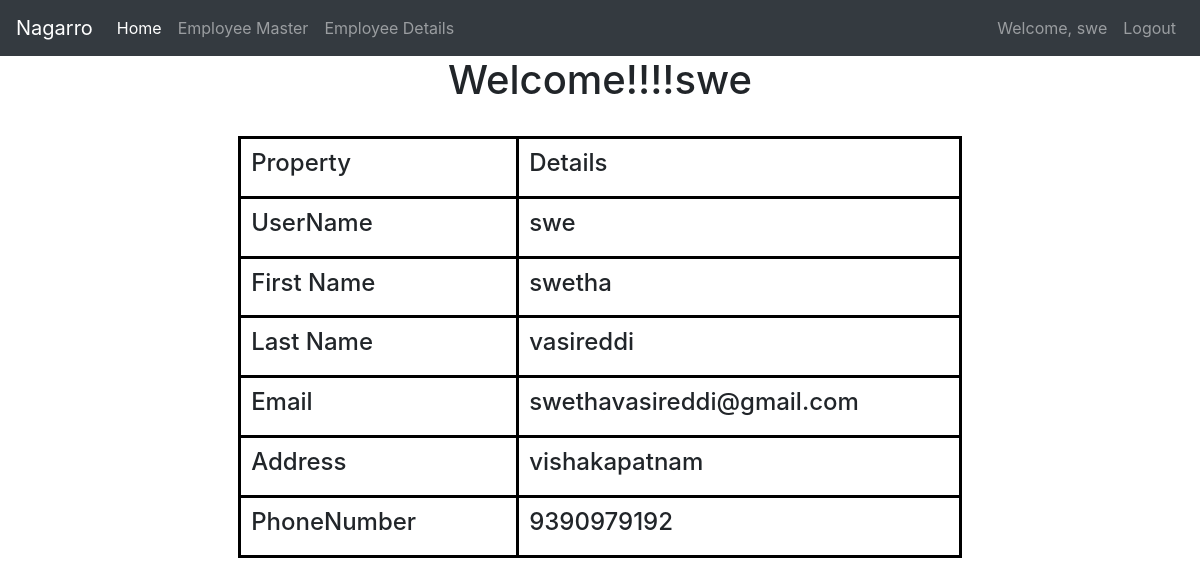
The page /employee (signed in) on the database its author committed.
### Employee/models.py (models this page shows, shortened)
class User(db.Model, UserMixin):
    __tablename__ = 'users'
    id = db.Column(db.Integer(), primary_key=True)
    username = db.Column(db.String(length=30), nullable=False, unique=True)
    FirstName = db.Column(db.String(length=30), nullable=False)
    LastName = db.Column(db.String(length=30), nullable=False)
    email_address = db.Column(db.String(length=50), nullable=False, unique=True)
    Address = db.Column(db.String(length=50), nullable=False)
    password_hash = db.Column(db.String(length=60), nullable=False)
    role = db.Column(db.String(80),nullable=False)
    PhoneNumber = db.Column(db.Integer(),nullable=False,unique=True)
    roles = db.relationship('Role', secondary='user_roles')
    @property
    def password(self):
        return self.password

### Employee/routes.py (the view)
@app.route('/employee')
@login_required
def employee_page():
    return render_template('details.html')

### Employee/models.py (called while the page is built)
@login_manager.user_loader
def load_user(user_id):
    return User.query.get(int(user_id))

### Employee/routes.py (called while the page is built)
@app.context_processor
def base():
    form=SearchForm
    return dict(form=form)

### Employee/templates/details.html (shortened to what this page needs)
{% extends 'base.html' %}
{% block content %}
<head>
</head>
       <body style="background-color:white" >
      <h1 >Welcome!!!!{{ current_user.username}}</h1><br>
      <table class ="center" style="width:60%;align:center">
          <tr>
              <td><h4>Property</h4></td>
              <td><h4>Details</h4></td></tr>
          <tr>
              <td><h4>UserName</h4></td>
              <td><h4>{{ current_user.username}}</h4></td></tr>
          <tr>
              <td><h4>First Name</h4></td>
              <td><h4>{{ current_user.FirstName}}</h4></td></tr>
          <tr>
              <td><h4>Last Name</h4></td>
              <td><h4>{{ current_user.LastName}}</h4></td></tr>
          <tr>
              <td><h4>Email</h4></td>
              <td><h4>{{ current_user.email_address}}</h4></td></tr>
          <tr>
              <td><h4>Address</h4></td>
              <td><h4>{{ current_user.Address}}</h4></td></tr>
          <tr>
              <td><h4>PhoneNumber</h4></td>
              <td><h4>{{ current_user.PhoneNumber}}</h4></td></tr>
      </table>
      </body>
{% endblock %}

### Employee/templates/base.html (shortened to what this page needs)
<!doctype html>
<html lang="en">
   <head>
      <link rel="stylesheet" href="https://cdn.jsdelivr.net/npm/bootstrap@4.5.3/dist/css/bootstrap.min.css">
   </head>
   <body>
    <nav class="navbar navbar-expand-md navbar-dark bg-dark">
      <a class="navbar-brand" href="#">Nagarro</a>
      <div class="collapse navbar-collapse" id="navbarNav">
        <ul class="navbar-nav mr-auto">
            <li class="nav-item active">
                <a class="nav-link" href="{{ url_for('home_page') }}">Home <span class="sr-only">(current)</span></a>
            </li>
            {% if current_user.is_authenticated %}
            {% if current_user.role=='admin' %}
            <li class="nav-item">
                <a class="nav-link" href="{{ url_for('market_page') }}">Employee Master</a>
            </li>
            <li class="nav-item">
                <a class="nav-link" href="{{ url_for('employee_page') }}">Employee Details</a>
            </li>
            {% endif %}
            {% endif %}
        </ul>
          {% if current_user.is_authenticated %}
            <ul class="navbar-nav">
                <li class="nav-item">
                    <a class="nav-link" style="color: lawngreen; font-weight: bold">
                    </a>
                </li>
                <li class="nav-item">
                    <a class="nav-link">Welcome, {{ current_user.username }}</a>
                </li>
                <li class="nav-item">
                    <a class="nav-link" href="{{ url_for('logout_page') }}">Logout</a>
                </li>
            </ul>
          {% endif %}
      </div>
    </nav>
      {% block content %}
      {% endblock %}
   </body>
</html>

### Employee/templates/details.html (style rules this page uses)
h1 { text-align:center }
table, th, td { border: 3px solid black; border-collapse: collapse; padding-top: 10px; padding-bottom: 10px; padding-left: 10px; padding-right: 100px; border-style: solid; }
table.center { margin-left: auto; margin-right: auto; }

### Employee/templates/base.html (style rules this page uses)
body { background-color: black; }

### rows shown on the page
User: username "swe", FirstName "swetha", LastName "vasireddi", email_address "swethavasireddi@gmail.com", Address "vishakapatnam", PhoneNumber "9390979192"
